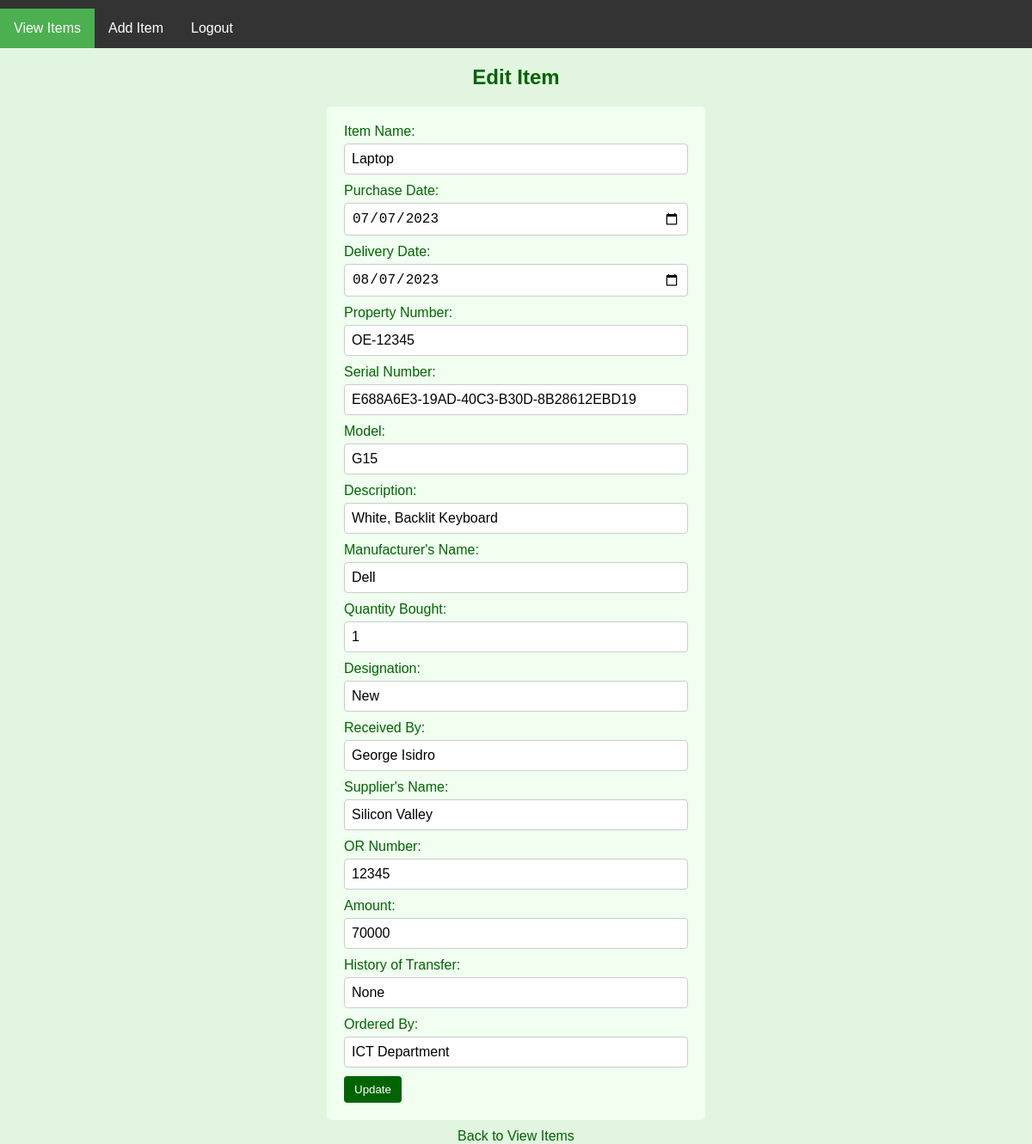
Page /edit-items.php?id=2 on the committed database.
### tables this page shows
CREATE TABLE `inventory` (
  `id` int(7) NOT NULL,
  `item_name` varchar(100) NOT NULL,
  `purchase_date` date NOT NULL,
  `delivery_date` date NOT NULL,
  `property_number` varchar(40) NOT NULL,
  `serial_number` varchar(100) NOT NULL,
  `model_number` varchar(75) NOT NULL,
  `description` varchar(500) NOT NULL,
  `manufacturer_name` varchar(75) NOT NULL,
  `quantity_bought` int(6) NOT NULL,
  `designation` varchar(75) NOT NULL,
  `received_by` varchar(75) NOT NULL,
  `supplier_name` varchar(75) NOT NULL,
  `OR_number` varchar(50) NOT NULL,
  `amount` int(8) NOT NULL,
  `transfer_history` varchar(500) NOT NULL,
  `ordered_by` varchar(75) NOT NULL
);

### edit-items.php (the view, shortened to what this page needs)
<?php
include_once "db_connect.php";
if (isset($_GET['id'])) {
    $itemId = $_GET['id'];
    $stmt = $conn->prepare("SELECT * FROM inventory WHERE id = ?");
    $stmt->execute([$itemId]);
    $item = $stmt->fetch(PDO::FETCH_ASSOC);
} else {
    header("Location: view-items.php");
    exit;
}
?>
<!DOCTYPE html>
<html>
<head>
</head>
<body>
	<?php include_once "main_menu.php"; ?>
    <h2>Edit Item</h2>
    <form action="update-item.php" method="post">
        <label for="item_name">Item Name:</label>
        <input type="text" name="item_name" value="<?php echo $item['item_name']; ?>" required><br>
        <label for="purchase_date">Purchase Date:</label>
        <input type="date" name="purchase_date" value="<?php echo $item['purchase_date']; ?>" required><br>
        <label for="delivery_date">Delivery Date:</label>
        <input type="date" name="delivery_date" value="<?php echo $item['delivery_date']; ?>" required><br>
        <label for="property_number">Property Number:</label>
        <input type="text" name="property_number" value="<?php echo $item['property_number']; ?>" required><br>
        <label for="serial_number">Serial Number:</label>
        <input type="text" name="serial_number" value="<?php echo $item['serial_number']; ?>" required><br>
        <label for="model_number">Model:</label>
        <input type="text" name="model_number" value="<?php echo $item['model_number']; ?>" required><br>
        <label for="description">Description:</label>
        <input type="text" name="description" value="<?php echo $item['description']; ?>" required><br>
        <label for="manufacturer_name">Manufacturer's Name:</label>
        <input type="text" name="manufacturer_name" value="<?php echo $item['manufacturer_name']; ?>" required><br>
        <label for="quantity_bought">Quantity Bought:</label>
        <input type="number" name="quantity_bought" value="<?php echo $item['quantity_bought']; ?>" required><br>
        <label for="designation">Designation:</label>
        <input type="text" name="designation" value="<?php echo $item['designation']; ?>" required><br>
        <label for="received_by">Received By:</label>
        <input type="text" name="received_by" value="<?php echo $item['received_by']; ?>" required><br>
        <label for="supplier_name">Supplier's Name:</label>
        <input type="text" name="supplier_name" value="<?php echo $item['supplier_name']; ?>" required><br>
        <label for="OR_number">OR Number:</label>
        <input type="text" name="OR_number" value="<?php echo $item['OR_number']; ?>" required><br>
        <label for="amount">Amount:</label>
        <input type="number" name="amount" value="<?php echo $item['amount']; ?>" required><br>
        <label for="transfer_history">History of Transfer:</label>
        <input type="text" name="transfer_history" value="<?php echo $item['transfer_history']; ?>" required><br>
        <label for="ordered_by">Ordered By:</label>
        <input type="text" name="ordered_by" value="<?php echo $item['ordered_by']; ?>" required><br>
        <input type="submit" value="Update">
    </form>
    <a href="view-items.php">Back to View Items</a>
</body>
</html>

### main_menu.php (shortened to what this page needs)
<!DOCTYPE html>
<html>
<head>
</head>
<body>
    <div class="navbar">
        <a class="active" href="view-items.php">View Items</a>
        <a href="add_item.php">Add Item</a>
		<a href="login.php">Logout</a>
    </div>
</body>
</html>

### edit-items.php (style rules this page uses)
body { font-family: Arial, sans-serif; background-color: #e1f5e1; color: #006400; }
h2 { text-align: center; margin-bottom: 20px; }
form { max-width: 400px; margin: 0 auto; background-color: #f0fff0; padding: 20px; border-radius: 5px; }
label { display: block; font-size: 16px; margin-bottom: 5px; }
input[type="text"], input[type="number"], input[type="date"], textarea { width: 100%; padding: 8px; font-size: 16px; border: 1px solid #ccc; border-radius: 4px; margin-bottom: 10px; box-sizing: border-box; }
input[type="submit"] { background-color: #006400; color: #fff; padding: 8px 12px; border: none; border-radius: 4px; cursor: pointer; }
a { display: block; text-align: center; color: #006400; margin-top: 10px; text-decoration: none; }

### main_menu.php (style rules this page uses)
body { font-family: Arial, sans-serif; margin: 0; padding: 0; }
.navbar { background-color: #333; overflow: hidden; }
.navbar a { float: left; display: block; color: white; text-align: center; padding: 14px 16px; text-decoration: none; }
.navbar a.active { background-color: #4CAF50; color: white; }

### rows in the picture
inventory: item_name "Laptop", purchase_date "07/07/2023", delivery_date "08/07/2023", property_number "OE-12345", serial_number "E688A6E3-19AD-40C3-B30D-8B28612EBD19", model_number "G15", description "White, Backlit Keyboard", manufacturer_name "Dell", quantity_bought "1", designation "New", received_by "George Isidro", supplier_name "Silicon Valley", OR_number "12345", amount "70000", transfer_history "None", ordered_by "ICT Department"
